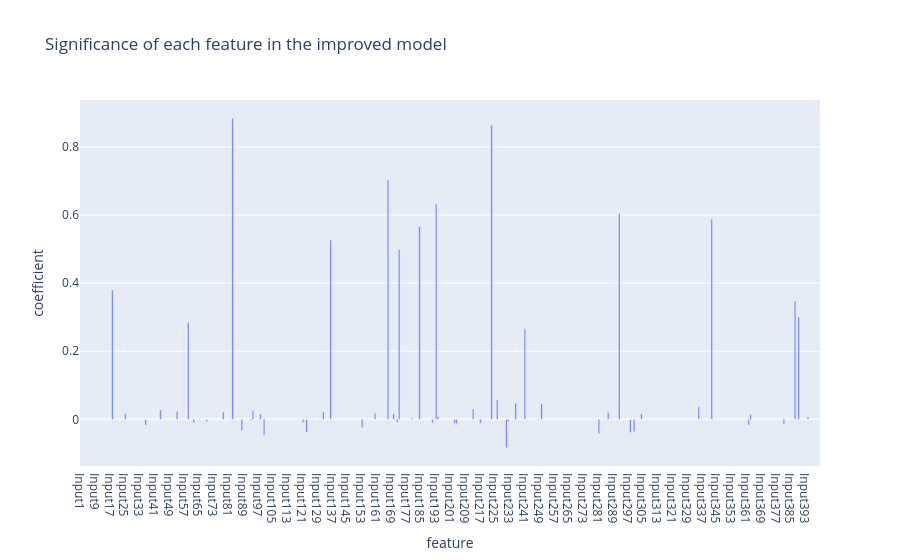

The code cell stored with this chart in its notebook:
### Code cell
# Sort features by their significance (the absolute value of their coefficient)
sorted_features = np.argsort(np.abs(improved_regressor.coef_))[::-1]

# List 10 most significant features
print("most significant features:")
for feature in sorted_features[:10]:
    print(
        f"- {feature_names[feature]}, coef={improved_regressor.coef_[feature]}"
    )

# Get features with nonzero weights
nonzero_features = improved_regressor.coef_.nonzero()[0]

print(f"\nthere are {len(nonzero_features)} features with nonzero weights:")
print(*feature_names[nonzero_features])

# Plot the model's weights
fig = px.bar(
    x=feature_names,
    y=improved_regressor.coef_,
    title="Significance of each feature in the improved model",
)
fig.update_layout(xaxis_title="feature", yaxis_title="coefficient")

### Figure 1 — Plotly figure (JSON) as saved in the notebook; plotly's stock layout.template omitted (floating-point values rounded to 4 significant figures; data arrays with more than 128 entries replaced by an {"elided": "..."} marker saying what was removed)
{"data": [{"hovertemplate": "x=%{x}<br>y=%{y}<extra></extra>", "legendgroup": "", "marker": {"color": "#636efa", "pattern": {"shape": ""}}, "name": "", "orientation": "v", "showlegend": false, "textposition": "auto", "type": "bar", "x": {"elided": "400 str values"}, "xaxis": "x", "y": {"elided": "400 float values"}, "yaxis": "y"}], "layout": {"barmode": "relative", "legend": {"tracegroupgap": 0}, "title": {"text": "Significance of each feature in the improved model"}, "xaxis": {"anchor": "y", "domain": [0, 1], "title": {"text": "feature"}}, "yaxis": {"anchor": "x", "domain": [0, 1], "title": {"text": "coefficient"}}}}
